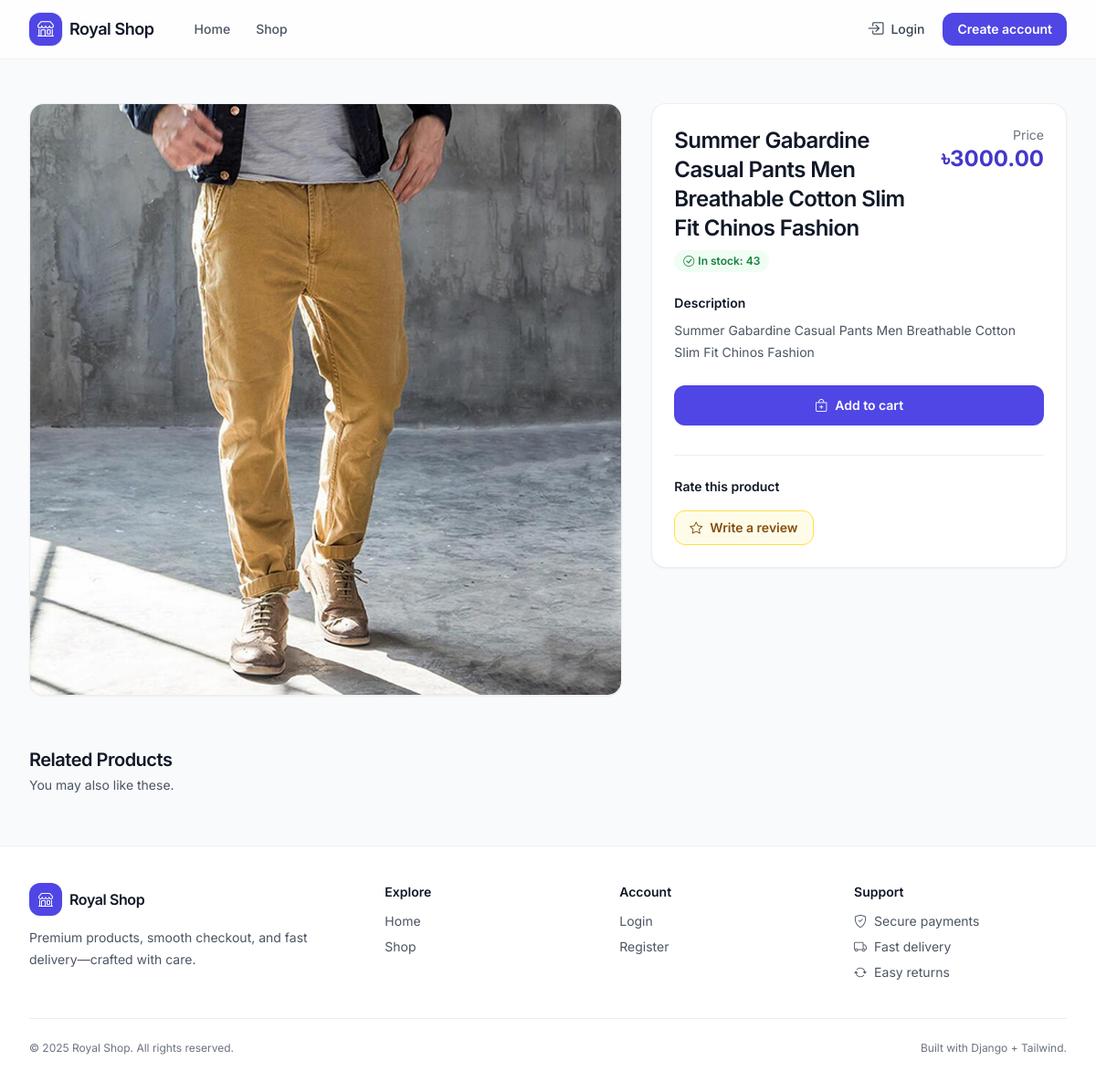
The app's page /products/detail/summer-gabardine-casual-pants-men-breathable-cotton-slim-fit-chinos-fashion/, older data.
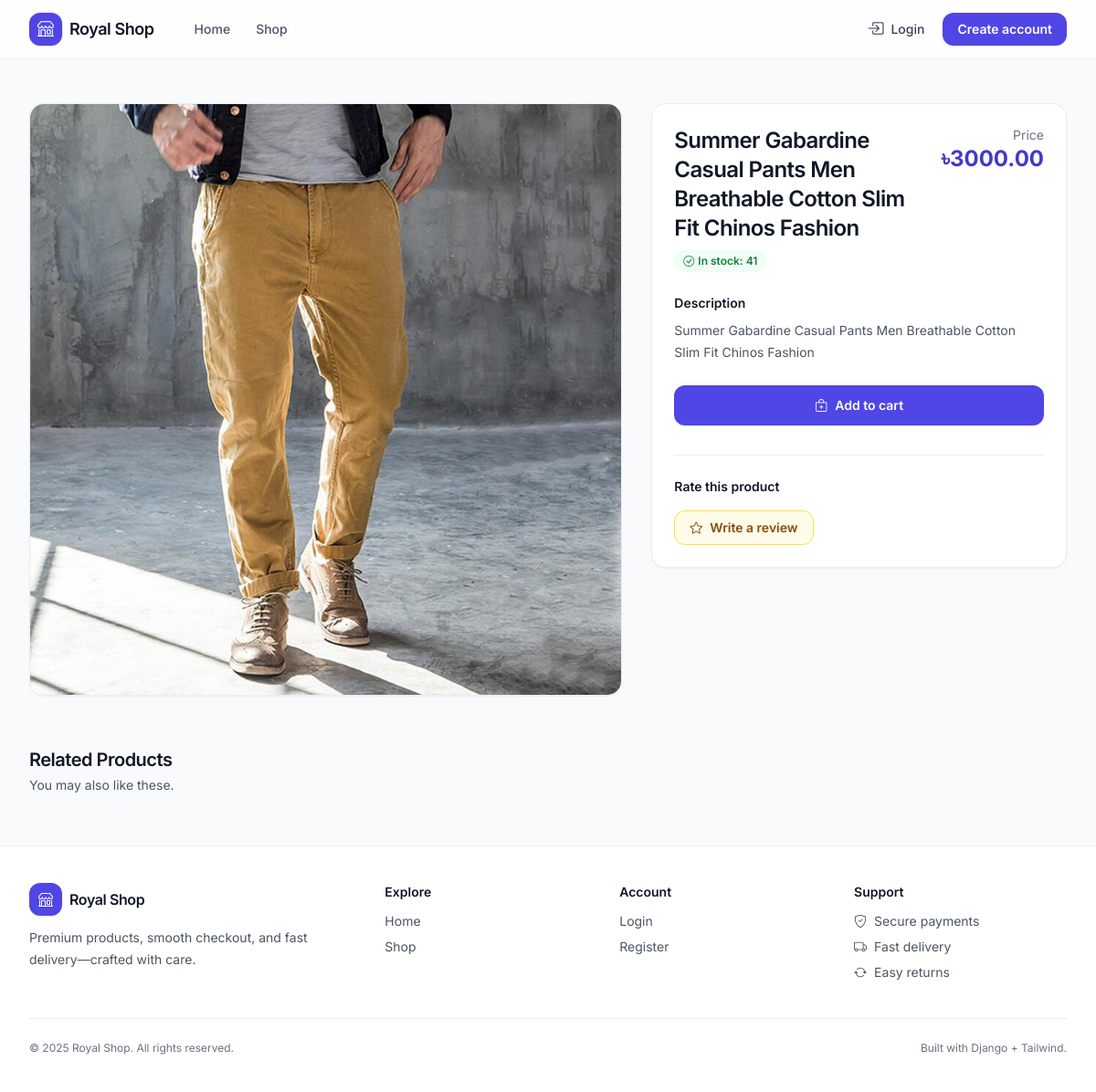
The same page, newer data.
### shop/models.py (models this page shows, shortened)
class Product(models.Model):
    name = models.CharField(max_length=100)
    slug = models.SlugField(max_length=200, unique=True)
    category = models.ForeignKey(Category, on_delete=models.CASCADE, related_name='products')
    description = models.TextField()
    price = models.DecimalField(max_digits=10, decimal_places=2)
    stock = models.PositiveBigIntegerField(default=1)
    available = models.BooleanField(default=True)
    created_at = models.DateTimeField(auto_now_add=True)
    updated_at = models.DateTimeField(auto_now=True)
    image = models.ImageField(upload_to='products/%Y/%m/%d')

### shop/views.py (the view)
# urls.py: path('products/detail/<slug:slug>/', views.product_detail, name="product_detail"),
def product_detail(request, slug):
    product = get_object_or_404(Product, slug = slug, available = True)
    related_products = Product.objects.filter(category = product.category).exclude(id=product.id)
    user_rating = None
    if request.user.is_authenticated:
        try:
            user_rating = Rating.objects.get(product=product, user=request.user)
        except Rating.DoesNotExist:
            pass
    rating_form = RatingForm(instance=user_rating)
    return render(request, 'shop/product_detail.html', {
        'product' :product,
        'related_products' : related_products,
        'user_rating' : user_rating,
        'rating_form' : rating_form
    })

### shop/context_processors.py (called while the page is built)
def cart_items_count(request):
    if request.user.is_authenticated:
        try:
            cart = Cart.objects.get(user=request.user)
            return {'cart_items_count' : cart.get_total_items()}
        except Cart.DoesNotExist:
            {'cart_items_count' : 0}
    return {'cart_items_count' : 0}

### templates/shop/product_detail.html (shortened to what this page needs)
{% extends 'base.html' %}
{% block content %}
<div class="grid gap-8 lg:grid-cols-12">
    <div class="lg:col-span-7">
        <div class="overflow-hidden rounded-2xl border border-gray-200/70 bg-white shadow-sm">
            <div class="bg-gray-50">
                <div class="aspect-square w-full overflow-hidden">
                    {% if product.image %}
                    <img src="{{ product.image.url }}" alt="{{ product.name }}" class="h-full w-full object-cover object-center">
                    {% else %}
                    <div class="flex h-full w-full items-center justify-center text-gray-400">
                        <i class="bi bi-image text-4xl"></i>
                    </div>
                    {% endif %}
                </div>
            </div>
        </div>
    </div>
    <div class="lg:col-span-5">
        <div class="rounded-2xl border border-gray-200/70 bg-white p-6 shadow-sm lg:sticky lg:top-24">
            <div class="flex items-start justify-between gap-4">
                <div>
                    <h1 class="text-2xl font-semibold tracking-tight text-gray-900">{{ product.name }}</h1>
                    <div class="mt-2 flex flex-wrap items-center gap-2">
                        {% if product.stock > 0 %}
                        <span class="inline-flex items-center gap-1 rounded-full bg-green-50 px-2.5 py-1 text-xs font-semibold text-green-700">
                            <i class="bi bi-check-circle"></i>
                            In stock: {{ product.stock }}
                        </span>
                        {% else %}
                        <span class="inline-flex items-center gap-1 rounded-full bg-red-50 px-2.5 py-1 text-xs font-semibold text-red-700">
                            <i class="bi bi-x-circle"></i>
                            Out of stock
                        </span>
                        {% endif %}
                    </div>
                </div>
                <div class="text-right">
                    <p class="text-sm text-gray-500">Price</p>
                    <p class="text-2xl font-bold text-brand-700">৳{{ product.price }}</p>
                </div>
            </div>
            <div class="mt-6">
                <h2 class="text-sm font-semibold text-gray-900">Description</h2>
                <p class="mt-2 text-sm leading-6 text-gray-600">{{ product.description }}</p>
            </div>
            <div class="mt-6">
                <a href="{% url 'cart_add' product.id %}" class="inline-flex w-full items-center justify-center gap-2 rounded-xl bg-brand-600 px-4 py-3 text-sm font-semibold text-white shadow-sm hover:bg-brand-700 transition">
                    <i class="bi bi-bag-plus"></i>
                    Add to cart
                </a>
            </div>
            <div class="mt-8 border-t border-gray-200/70 pt-6">
                <h3 class="text-sm font-semibold text-gray-900">Rate this product</h3>
                <a href="{% url 'rate_product' product.id %}" class="mt-4 inline-flex items-center gap-2 rounded-xl border border-yellow-300 bg-yellow-50 px-4 py-2 text-sm font-semibold text-yellow-800 hover:bg-yellow-100 transition">
                    <i class="bi bi-star"></i>
                    Write a review
                </a>
            </div>
        </div>
    </div>
</div>
<div class="mt-14">
    <div class="flex items-end justify-between gap-4">
        <div>
            <h3 class="text-xl font-semibold tracking-tight text-gray-900">Related Products</h3>
            <p class="mt-1 text-sm text-gray-600">You may also like these.</p>
        </div>
    </div>
</div>
{% endblock %}

Row changes from the older to the newer data that the page shows:
changed Product "Summer Gabardine Casual Pants Men Breathable Cotton Slim Fit Chinos Fashion": stock "43" → "41"
